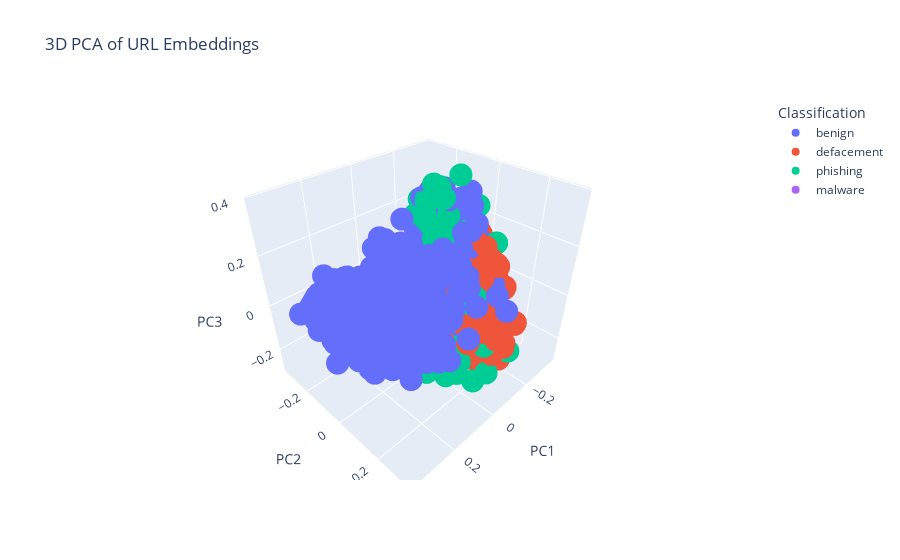

Here is the notebook cell this chart was saved with:
### Markdown cell above
1. Cluster analysis
2. Anomaly detection
3. Build a classifier model
4. Dimensionality reduction further by t-SNE or UMAP

### Code cell
embeddings_array = np.stack(df_with_embeddings['Embedding'].values)
pca = PCA(n_components=3)
reduced_embeddings = pca.fit_transform(embeddings_array)

reduced_df = pd.DataFrame(reduced_embeddings, columns=['PC1', 'PC2', 'PC3'])
reduced_df['Classification'] = df_with_embeddings['Classification'].values

fig = px.scatter_3d(reduced_df, x='PC1', y='PC2', z='PC3', color='Classification',
                    hover_data=['Classification'], title='3D PCA of URL Embeddings')
fig.show()

### Figure 1 — Plotly figure (JSON) as saved in the notebook; plotly's stock layout.template omitted (floating-point values rounded to 4 significant figures; data arrays with more than 128 entries replaced by an {"elided": "..."} marker saying what was removed)
{"data": [{"customdata": {"elided": "640x1 str values"}, "hovertemplate": "Classification=%{customdata[0]}<br>PC1=%{x}<br>PC2=%{y}<br>PC3=%{z}<extra></extra>", "legendgroup": "benign", "marker": {"color": "#636efa", "symbol": "circle"}, "mode": "markers", "name": "benign", "scene": "scene", "showlegend": true, "type": "scatter3d", "x": {"elided": "640 float values"}, "y": {"elided": "640 float values"}, "z": {"elided": "640 float values"}}, {"customdata": {"elided": "158x1 str values"}, "hovertemplate": "Classification=%{customdata[0]}<br>PC1=%{x}<br>PC2=%{y}<br>PC3=%{z}<extra></extra>", "legendgroup": "defacement", "marker": {"color": "#EF553B", "symbol": "circle"}, "mode": "markers", "name": "defacement", "scene": "scene", "showlegend": true, "type": "scatter3d", "x": {"elided": "158 float values"}, "y": {"elided": "158 float values"}, "z": {"elided": "158 float values"}}, {"customdata": {"elided": "148x1 str values"}, "hovertemplate": "Classification=%{customdata[0]}<br>PC1=%{x}<br>PC2=%{y}<br>PC3=%{z}<extra></extra>", "legendgroup": "phishing", "marker": {"color": "#00cc96", "symbol": "circle"}, "mode": "markers", "name": "phishing", "scene": "scene", "showlegend": true, "type": "scatter3d", "x": {"elided": "148 float values"}, "y": {"elided": "148 float values"}, "z": {"elided": "148 float values"}}, {"customdata": [["malware"], ["malware"], ["malware"], ["malware"], ["malware"], ["malware"], ["malware"], ["malware"], ["malware"], ["malware"], ["malware"], ["malware"], ["malware"], ["malware"], ["malware"], ["malware"], ["malware"], ["malware"], ["malware"], ["malware"], ["malware"], ["malware"], ["malware"], ["malware"], ["malware"], ["malware"], ["malware"], ["malware"], ["malware"], ["malware"], ["malware"], ["malware"], ["malware"], ["malware"], ["malware"], ["malware"], ["malware"], ["malware"], ["malware"], ["malware"], ["malware"], ["malware"], ["malware"], ["malware"], ["malware"], ["malware"], ["malware"], ["malware"], ["malware"], ["malware"], ["malware"], ["malware"], ["malware"], ["malware"]], "hovertemplate": "Classification=%{customdata[0]}<br>PC1=%{x}<br>PC2=%{y}<br>PC3=%{z}<extra></extra>", "legendgroup": "malware", "marker": {"color": "#ab63fa", "symbol": "circle"}, "mode": "markers", "name": "malware", "scene": "scene", "showlegend": true, "type": "scatter3d", "x": [-0.1512, -0.2764, -0.0438, -0.03062, -0.1699, -0.1414, -0.2627, -0.1464, -0.2357, -0.2488, -0.2346, -0.2291, -0.1934, -0.1927, -0.2426, -0.2564, -0.1419, -0.3429, -0.2485, -0.1353, -0.2248, -0.2425, 0.03762, -0.1303, -0.2117, -0.2016, -0.2316, -0.283, -0.2537, -0.1893, -0.119, -0.2008, -0.2686, -0.2536, -0.123, -0.1736, -0.1727, -0.1382, -0.2049, -0.107, -0.2033, -0.2188, -0.08864, -0.2143, -0.262, -0.2628, -0.2659, -0.2418, -0.2608, -0.26, -0.1945, -0.18, -0.1702, -0.2499], "y": [0.004887, -0.1386, -0.06048, 0.1086, -0.03456, 0.05789, -0.2278, 0.04941, -0.1767, -0.1297, -0.1743, -0.1828, -0.0204, -0.2298, -0.2182, -0.184, -0.1188, -0.1338, -0.1418, -0.0863, -0.1616, -0.1844, -0.05215, -0.1018, 0.04269, -0.1133, -0.2847, -0.1535, -0.2814, -0.1067, 0.01867, 0.000656, -0.1383, -0.2811, -0.1793, -0.1691, -0.2965, -0.1042, -0.251, 0.07008, -0.005844, -0.2774, -0.1271, -0.3085, -0.08663, -0.08449, -0.126, -0.152, -0.08138, -0.08544, 0.04985, 0.04654, -0.279, -0.2699], "z": [-0.004111, 0.09549, -0.0665, -0.08906, 0.02022, -0.08766, -0.1089, -0.09261, -0.08673, 0.01199, -0.108, -0.07846, -0.1121, 0.1122, -0.1057, -0.113, -0.1258, 0.01986, 0.02627, 0.02179, -0.07315, -0.1095, -0.04587, -0.001213, -0.07201, -0.1611, -0.07754, 0.1169, -0.09027, -0.02789, -0.1491, 0.01646, -0.08859, -0.07779, -0.008615, 0.05712, -0.07142, -0.06622, -0.1036, -0.04288, -0.05755, -0.1104, -0.0986, -0.1061, -0.157, -0.1498, -0.1582, -0.1354, -0.1567, -0.1557, -0.106, -0.09144, -0.08601, -0.07257]}], "layout": {"legend": {"title": {"text": "Classification"}, "tracegroupgap": 0}, "scene": {"domain": {"x": [0, 1], "y": [0, 1]}, "xaxis": {"title": {"text": "PC1"}}, "yaxis": {"title": {"text": "PC2"}}, "zaxis": {"title": {"text": "PC3"}}}, "title": {"text": "3D PCA of URL Embeddings"}}}
